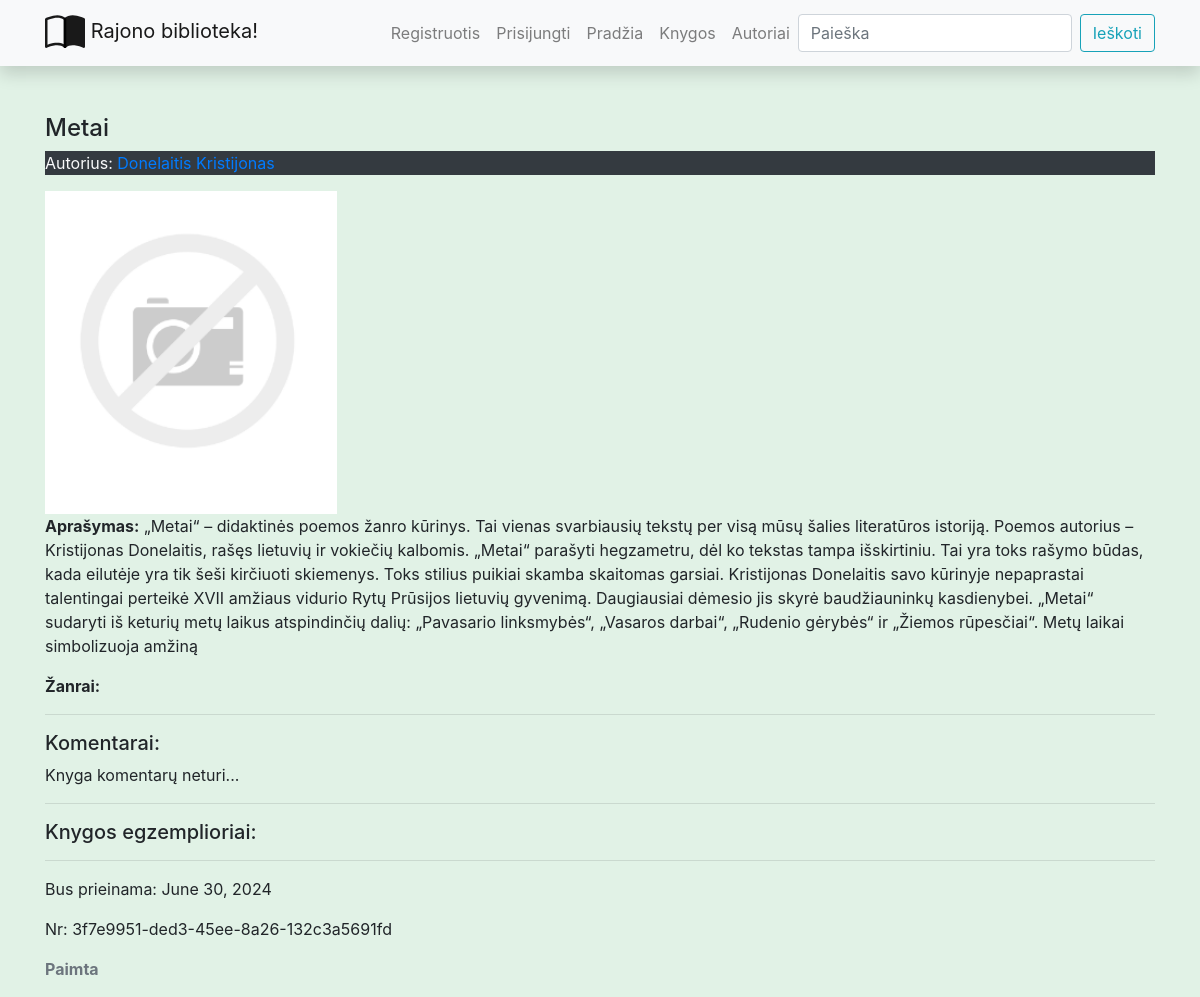
Before: /library/books/10 with the older database file.
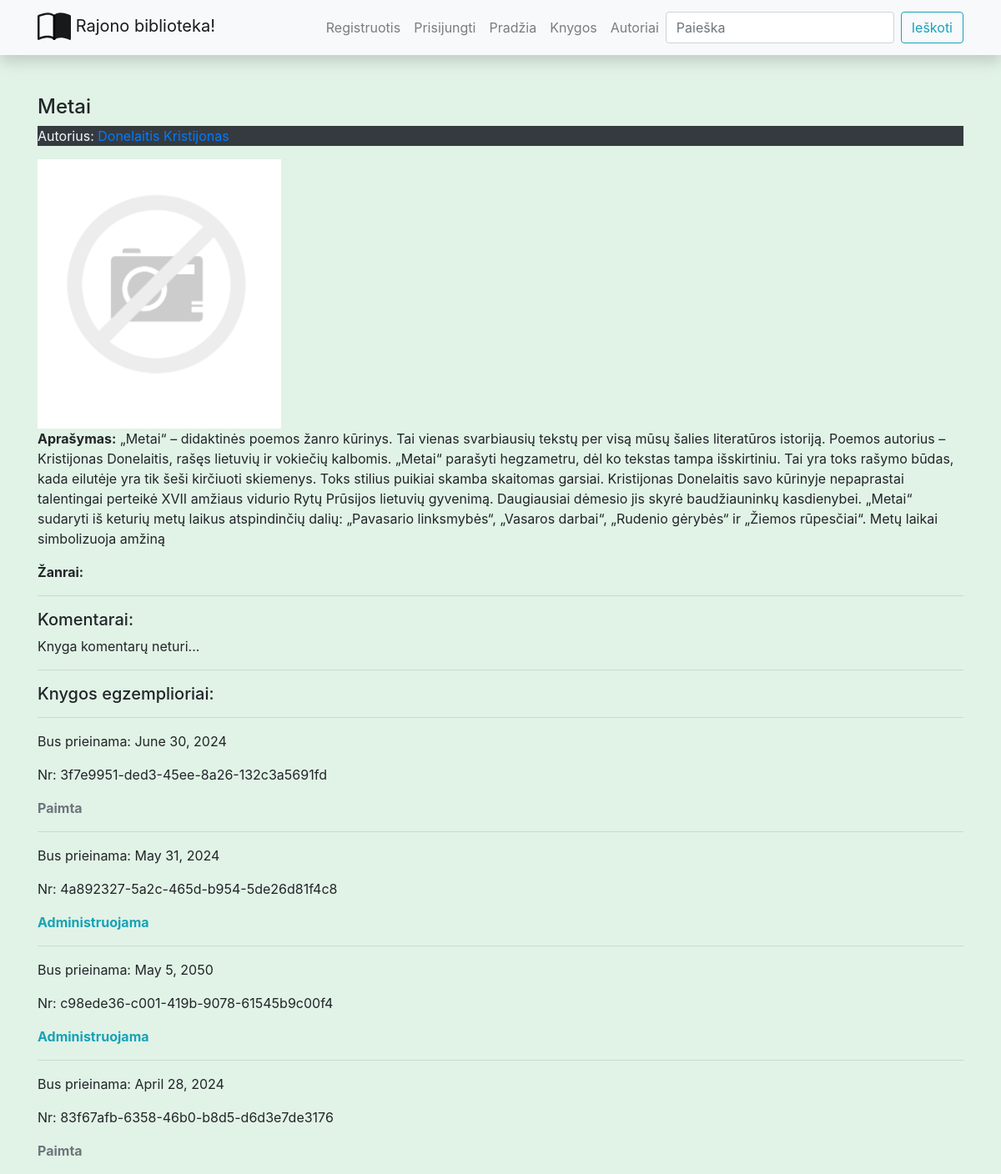
After: the same page with the newer database file.
### libraryapp/models.py (models this page shows, shortened)
class Book(models.Model):
    title = models.CharField('Pavadinimas', max_length=150)
    summary = models.TextField('Aprašymas', max_length=1000)
    isbn = models.CharField('ISBN', max_length=13)
    author = models.ForeignKey(Author, on_delete=models.SET_NULL, null=True)
    genre = models.ManyToManyField(Genre, blank=True)
    cover = models.ImageField('Viršelis', upload_to='covers', null=True, blank=True)
    def display_genres(self):
        return ', '.join(elem.name for elem in self.genre.all())

class Author(models.Model):
    first_name = models.CharField('Vardas', max_length=100)
    last_name = models.CharField('Pavardė', max_length=100)
    description = HTMLField()
    class Meta:  # globalūs nuostatai lentelei(ordering - rikiavimas)
        ordering = ('last_name', 'first_name')
    def __str__(self):
        return f'{self.last_name} {self.first_name}'

class BookInstance(models.Model):
    id = models.UUIDField(primary_key=True, default=uuid.uuid4)
    due_back = models.DateField('Bus prieinama', null=True, blank=True)
    book = models.ForeignKey(Book, on_delete=models.CASCADE)
    reader = models.ForeignKey(User, on_delete=models.SET_NULL, null=True, blank=True)
    LOAN_STATUS = (
        ('a', 'Administruojama'),
        ('p', 'Paimta'),
        ('g', 'Galima paimti'),
        ('r', 'Rezervuota')
    )
    status = models.CharField(
        max_length=1,
        choices=LOAN_STATUS,
        blank=True,  # blank - galimas tuščias laukas formoj
        default='a',
        help_text='Knygos kopijos statusas'
    )

### libraryapp/views.py (the view, shortened to what this page needs)
# urls.py: path('books/<int:pk>', views.BookDetailView.as_view(), name='book-one'),
class BookDetailView(generic.edit.FormMixin, generic.DetailView):
    model = Book
    context_object_name = 'book'  # book - standartinis kintamojo template pavadinimas,sukuriamas django
    template_name = 'book.html'
    form_class = BookReviewForm

### libraryapp/forms.py
class BookReviewForm(forms.ModelForm):
    class Meta:
        model = BookReview
        fields = ('content', 'book', 'reviewer')
        widgets = {  # paslepiam laukus, kad jie nebūtų rodomi formoje
            'book': forms.HiddenInput(),
            'reviewer': forms.HiddenInput()
        }

### libraryapp/templates/book.html (shortened to what this page needs)
{% extends "base.html" %}
{% load static %}
{% block content %}
<h4> {{ book.title }}</h4>
<p class="bg-dark text-light">Autorius: <a href="{% url 'author-one' book.author.id %}">{{ book.author }}</a></p>
{% if book.cover %}
    <img src="{{ book.cover.url }}"/>
{% else %}
    <img src="{% static 'img/no-image.png' %}"/>
{% endif %}
<p><b>Aprašymas:</b> {{ book.summary }}</p>
<p><b>Žanrai:</b> {{ book.display_genres }} </p>
<hr/>
<h5>Komentarai:</h5>
{% if book.bookreview_set.all %}
    {% for review in book.bookreview_set.all %}
        <hr/>
<small><b>{{ review.reviewer }}</b> <em>{{ review.date_created }}</em></small>
        <p class="bg-light">{{ review.content }}</p>
    {% endfor %}
{% else %}
    <p>Knyga komentarų neturi...</p>
{% endif %}
<hr/>
<h5>Knygos egzemplioriai:</h5>
{% for bookinst_o in book.bookinstance_set.all %}
    <hr/>
    <p>Bus prieinama: {{ bookinst_o.due_back }}</p>
    <p>Nr: {{ bookinst_o.id }}</p>
    <p class="{% if bookinst_o.status == 'a' %} text-info
              {% elif bookinst_o.status == 'g' %} text-success
              {% elif bookinst_o.status == 'r' %} text-warning
              {% elif bookinst_o.status == 'p' %} text-muted
              {% endif %}
    ">
        <b>{{ bookinst_o.get_status_display }}</b>
    </p>
{% endfor %}
{% endblock %}

### libraryapp/templates/base.html (shortened to what this page needs)
<!DOCTYPE html>
<html lang="en">
  <head>
    <link
      rel="stylesheet"
      href="https://stackpath.bootstrapcdn.com/bootstrap/4.1.3/css/bootstrap.min.css"
    />
    <link
      rel="stylesheet"
      href="https://cdnjs.cloudflare.com/ajax/libs/font-awesome/4.7.0/css/font-awesome.min.css"
    />
    {% load static %}
    <link rel="stylesheet" href="{% static 'css/styles.css' %}" />
  </head>
  <body>
    <nav
      class="navbar navbar-expand-lg navbar-light bg-light static-top mb-5 shadow"
    >
      <div class="container">
        <a class="navbar-brand" href="{% url 'index' %}">
          Rajono biblioteka!</a
        >
        <div class="collapse navbar-collapse" id="navbarResponsive">
          <ul class="navbar-nav ml-auto">
            {% if user.is_authenticated %}
            <li class="nav-item">
               <a href="{% url 'profilis-url' %}" class="nav-link">
                 <svg class="bi bi-person"
                         width="1.5em"
                         height="1.5em"
                         viewBox="0 0 16 16"
                         fill="currentColor"
                         xmlns="http://www.w3.org/2000/svg">
                        <path fill-rule="evenodd" d="M13 14s1 0 1-1-1-4-6-4-6 3-6 4 1 1 1
                            1h10zm-9.995-.944v-.002.002zM3.022 13h9.956a.274.274 0 00.014-.002l.008-.002c-.001-.246-.154-.986-.832-1.664C11.516 10.68 10.289 10 8 10c-2.29 0-3.516.68-4.168
                            1.332-.678.678-.83 1.418-.832 1.664a1.05 1.05 0 00.022.004zm9.974.056v-.002.002zM8
                            7a2 2 0 100-4 2 2 0 000 4zm3-2a3 3 0 11-6 0 3 3 0 016 0z" clip-rule="evenodd"/>
                 </svg>
                 {{ user }}</a>
            </li>
            <li class="nav-item">
               <a href="{% url 'logout' %}" class="nav-link">Atsijungti</a>
            </li>
            <li class="nav-item">
               <a href="{% url 'my-borrowed' %}" class="nav-link">Mano knygos</a>
            </li>
            <li class="nav-item">
               <a href="{% url 'my-borrowed-new' %}" class="nav-link">Nauja</a>
            </li>
            {% else %}
            <li class="nav-item">
               <a href="{% url 'register-url' %}" class="nav-link">Registruotis</a>
            </li>
            <li class="nav-item">
               <a href="{% url 'login' %}?next={{ request.path }}" class="nav-link">Prisijungti</a>
            </li>
            {% endif %}
            <li class="nav-item">
              <a class="nav-link" href="{% url 'index' %}">Pradžia</a>
            </li>
            <li class="nav-item">
              <a class="nav-link" href="{% url 'books-all' %}">Knygos</a>
            </li>
            <li class="nav-item">
              <a class="nav-link" href="{% url 'authors-all' %}">Autoriai</a>
            </li>
          </ul>
          <form
            class="form-inline my-2 my-lg-0"
            action="{% url 'search' %}"
            method="get"
          >
            <input
              class="form-control mr-sm-2"
              type="search"
              placeholder="Paieška"
              aria-label="Search"
              name="search_text"
            />
            <button class="btn btn-outline-info my-2 my-sm-0" type="submit">
              Ieškoti
            </button>
          </form>
        </div>
      </div>
    </nav>
    <div class="container">{% block content %}{% endblock %}</div>
  </body>
</html>

### libraryapp/static/css/styles.css (style rules this page uses)
body { background-color: #e1f2e6; }

Changed rows visible on the page:
added BookInstance: due_back "May 31, 2024", id "4a892327-5a2c-465d-b954-5de26d81f4c8", status "Administruojama"
added BookInstance: due_back "May 5, 2050", id "c98ede36-c001-419b-9078-61545b9c00f4", status "Administruojama"
added BookInstance: due_back "April 28, 2024", id "83f67afb-6358-46b0-b8d5-d6d3e7de3176", status "Paimta"
